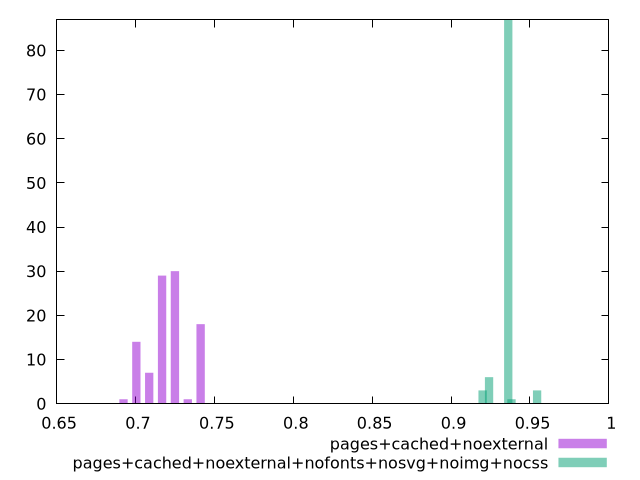

Generate this figure with gnuplot:
$_pagesCachedNoexternal <<EOF
0.7005337554183992 14
0.7249709794446225 30
0.7168252381025481 29
0.7412624621287713 18
0.7086794967604737 7
0.6923880140763249 1
0.7331167207866969 1
EOF
$_pagesCachedNoexternalNofontsNosvgNoimgNocss <<EOF
0.9362352705965451 87
0.9240499959250065 6
0.9382661497084681 1
0.9545131826038529 3
0.9199882377011603 3
EOF
set key outside below
set terminal pngcairo
set output "report_00005_2020-11-02T22-26-11.212Z/performance_score/performance_score_pages+cached+noexternal_pages+cached+noexternal+nofonts+nosvg+noimg+nocss+hist.png"
set boxwidth 0.00524250337055056
set style fill transparent solid 0.5 noborder
set yrange [0:87]
plot $_pagesCachedNoexternal title "pages+cached+noexternal" with boxes ,$_pagesCachedNoexternalNofontsNosvgNoimgNocss title "pages+cached+noexternal+nofonts+nosvg+noimg+nocss" with boxes ,
